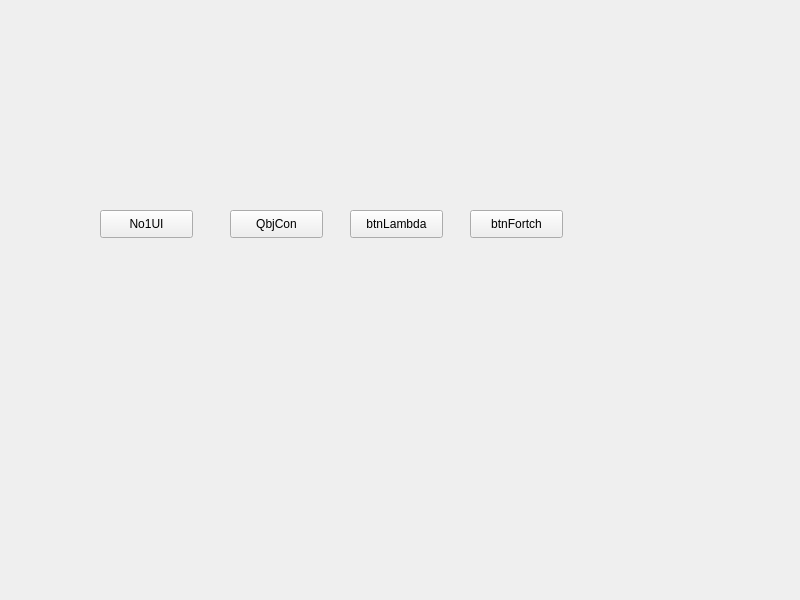
<?xml version="1.0" encoding="UTF-8"?>
<ui version="4.0">
 <class>Widget</class>
 <widget class="QWidget" name="Widget">
  <property name="geometry">
   <rect>
    <x>0</x>
    <y>0</y>
    <width>800</width>
    <height>600</height>
   </rect>
  </property>
  <property name="windowTitle">
   <string>Widget</string>
  </property>
  <widget class="QPushButton" name="btnui">
   <property name="geometry">
    <rect>
     <x>100</x>
     <y>210</y>
     <width>93</width>
     <height>28</height>
    </rect>
   </property>
   <property name="text">
    <string>No1UI</string>
   </property>
  </widget>
  <widget class="QPushButton" name="btnCon">
   <property name="geometry">
    <rect>
     <x>230</x>
     <y>210</y>
     <width>93</width>
     <height>28</height>
    </rect>
   </property>
   <property name="text">
    <string>QbjCon</string>
   </property>
  </widget>
  <widget class="QPushButton" name="btnLambda">
   <property name="geometry">
    <rect>
     <x>350</x>
     <y>210</y>
     <width>93</width>
     <height>28</height>
    </rect>
   </property>
   <property name="text">
    <string>btnLambda</string>
   </property>
  </widget>
  <widget class="QPushButton" name="btnFortch">
   <property name="geometry">
    <rect>
     <x>470</x>
     <y>210</y>
     <width>93</width>
     <height>28</height>
    </rect>
   </property>
   <property name="text">
    <string>btnFortch</string>
   </property>
  </widget>
 </widget>
 <resources/>
 <connections/>
</ui>
